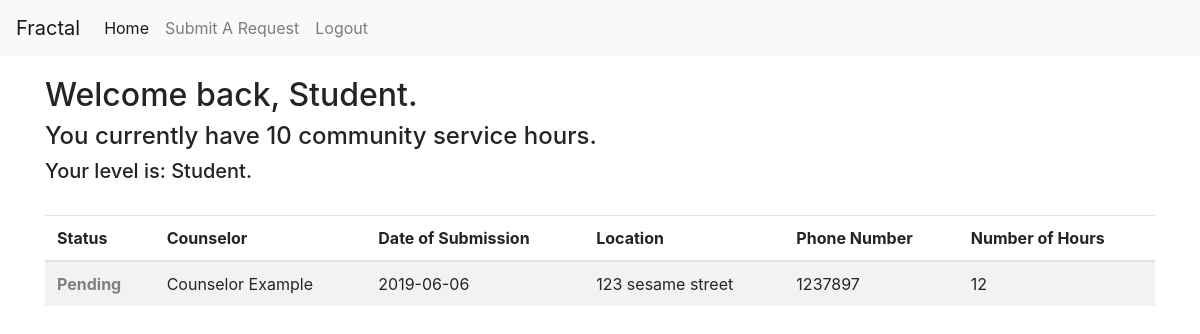
Page /home (signed in) on the earlier database version.
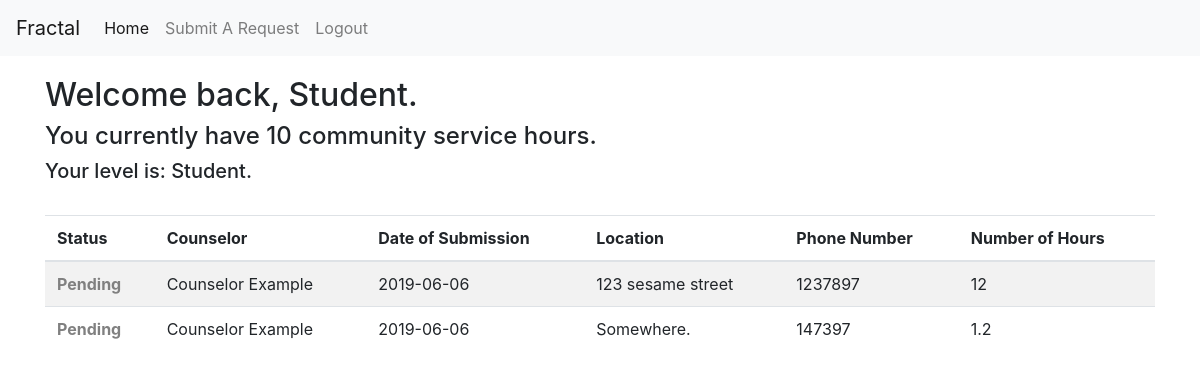
Same page on the later database version.
### tables this page shows
CREATE TABLE "fractal_users" (
	"id"	INTEGER PRIMARY KEY AUTOINCREMENT,
	"user_level"	INTEGER DEFAULT 0,
	"username"	TEXT,
	"first_name"	TEXT,
	"last_name"	TEXT,
	"email"	TEXT,
	"password"	TEXT,
	"total_hours"	NUMERIC DEFAULT 0,
	"password_token"	TEXT
);

CREATE TABLE "fractal_activities" (
	"submission_id"	INTEGER PRIMARY KEY AUTOINCREMENT,
	"user_id"	INTEGER NOT NULL,
	"approved"	INTEGER DEFAULT 0,
	"counselor"	TEXT,
	"homeroom"	TEXT,
	"name"	TEXT,
	"num_of_hours"	NUMERIC,
	"date_of_completion"	TEXT,
	"date_submitted"	TEXT,
	"location"	TEXT,
	"phone_number"	INTEGER,
	"student_comment"	TEXT,
	"giver_email"	TEXT,
	"giver_comment"	TEXT,
	"post_token"	TEXT
);

### blueprints/home.py (the view, shortened to what this page needs)
@home_page.route('/home', methods=['GET', 'POST'])
def home():
    if g.user:
        first_name = return_user_data(g.user)['first_name']
        if g.level == "student":
            submissions = return_user_submissions(return_user_data(g.user)['id'])
            return render_template('home.html', submissions=submissions, first_name=first_name)
        elif g.level == "counselor":
            counselor_name = "%s %s" % (return_user_data(g.user)['first_name'], return_user_data(g.user)['last_name'])
            submissions = return_all_user_submissions(counselor_name)
            return render_template('home.html', submissions=submissions, first_name=first_name)
    else:
        return redirect(url_for('login_page.login'))

### app.py (called while the page is built)
@app.before_request
def before_request():
    g.user = None
    if 'user' in session:
        g.user = session['user']
        g.total_hours = return_user_data(session['user'])['total_hours']
        g.level = list(user_levels.keys())[list(user_levels.values()).index(return_user_data(session['user'])['user_level'])]
        g.counselor_list = []  # our list of counselors
        for name in return_counselor_names():
            g.counselor_list.append("%s %s" % (name[0], name[1]))

### lib/db.py (called while the page is built)
def dict_factory(cursor, row):
    d = {}
    for idx, col in enumerate(cursor.description):
        d[col[0]] = row[idx]
    return d

def return_user_data(username):
    conn = sqlite3.connect(db_name)
    c = conn.cursor()
    c.row_factory = dict_factory
    c.execute("SELECT * FROM fractal_users WHERE username=?", (username, ))
    conn.commit()
    return c.fetchone()
    conn.close()

def return_counselor_names():
    conn = sqlite3.connect(db_name)
    c = conn.cursor()
    c.execute("SELECT first_name, last_name from fractal_users WHERE user_level=1")
    conn.commit()
    return c.fetchall()
    conn.close()

def return_user_submissions(id_num):
    conn = sqlite3.connect(db_name)
    c = conn.cursor()
    c.row_factory = dict_factory
    c.execute("SELECT * from fractal_activities WHERE user_id=?", (id_num, ))
    conn.commit()
    return c.fetchall()
    conn.close()

### templates/home.html (shortened to what this page needs)
<html lang="en">
    <head>
        <link rel="stylesheet" href="https://stackpath.bootstrapcdn.com/bootstrap/4.3.1/css/bootstrap.min.css">
        <link rel="stylesheet" href="{{ url_for('static', filename='css/style.css') }}">
    </head>
    <nav class="navbar navbar-expand-lg navbar-light bg-light">
        <a class="navbar-brand" href="#">Fractal</a>
        <div class="collapse navbar-collapse" id="navbarNav">
          <ul class="navbar-nav">
          <li class="nav-item">
            <a class="nav-link active" href="/home">Home</a>
          </li>
          {% if g.level == "student" %}
          <li class="nav-item">
            <a class="nav-link" href="/submit">Submit A Request</a>
          </li>
          {% endif %}
          <li class="nav-item">
            <a class="nav-link" href="/logout">Logout</a>
          </li>
          </ul>
        </div>
    </nav>
    <body>
        <div class="nav_spacing">
          <div class="container">
              <h2>Welcome back, {{ first_name.capitalize() }}.</h2>
              {% if g.level == "student" %}
              <h4>You currently have {{ g.total_hours }} community service hours.</h4>
              {% endif %}
              <h5>Your level is: {{ g.level.capitalize() }}.</h5>
              <br>
                {% if g.level == "student" %}
                <div class="table-responsive">
                    <table class="table table-striped" id="data-table">
                      <thead>
                        <tr>
                          <th scope="col">Status</th>
                          <th scope="col">Counselor</th>
                          <th scope="col">Date of Submission</th>
                          <th scope="col">Location</th>
                          <th scope="col">Phone Number</th>
                          <th scope="col">Number of Hours</th>
                        </tr>
                      </thead>
                      <tbody>
                        {% for item in submissions %}
                        <tr>
                            {% if item['approved'] == 0 %}
                            <td><strong><font color="grey">Pending</font></strong></td>
                            {% elif item['approved'] == 1 %}
                            <td><strong><font color="green">Approved</font></strong></td>
                            {% elif item['approved'] == 2 %}
                            <td><strong><font color="red">Denied</font></strong></td>
                            {% endif %}
                              <td>{{ item['counselor'] }}</td>
                              <td>{{ item['date_submitted'] }}</td>
                              <td>{{ item['location'] }}</td>
                              <td>{{ item['phone_number'] }}</td>
                              <td>{{ item['num_of_hours'] }}</td>
                        </tr>
                        {% endfor %}
                      </tbody>
                    </table>
                </div>
                {% endif %}
          </div>
        </div>
    </body>
</html>

### static/css/style.css (style rules this page uses)
.nav_spacing { padding-top: 20px; }

Differences in the rows shown:
added fractal_activities: approved "Pending", counselor "Counselor Example", date_submitted "2019-06-06", location "Somewhere.", phone_number "147397", num_of_hours "1.2"
